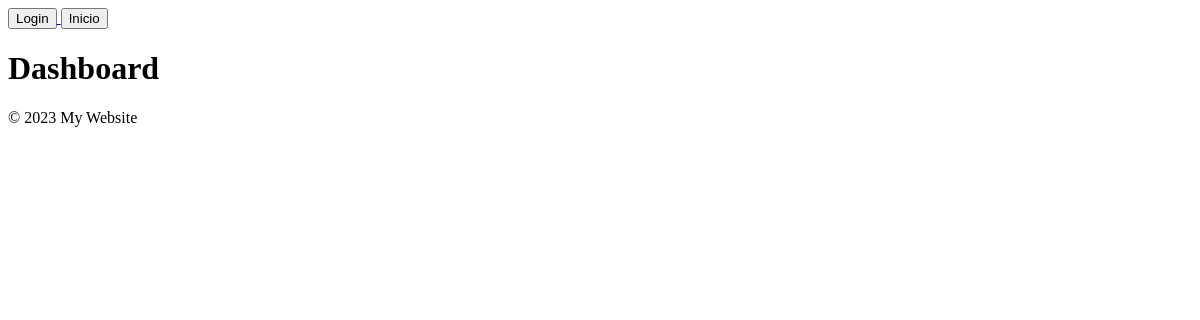
The app's page /, older data.
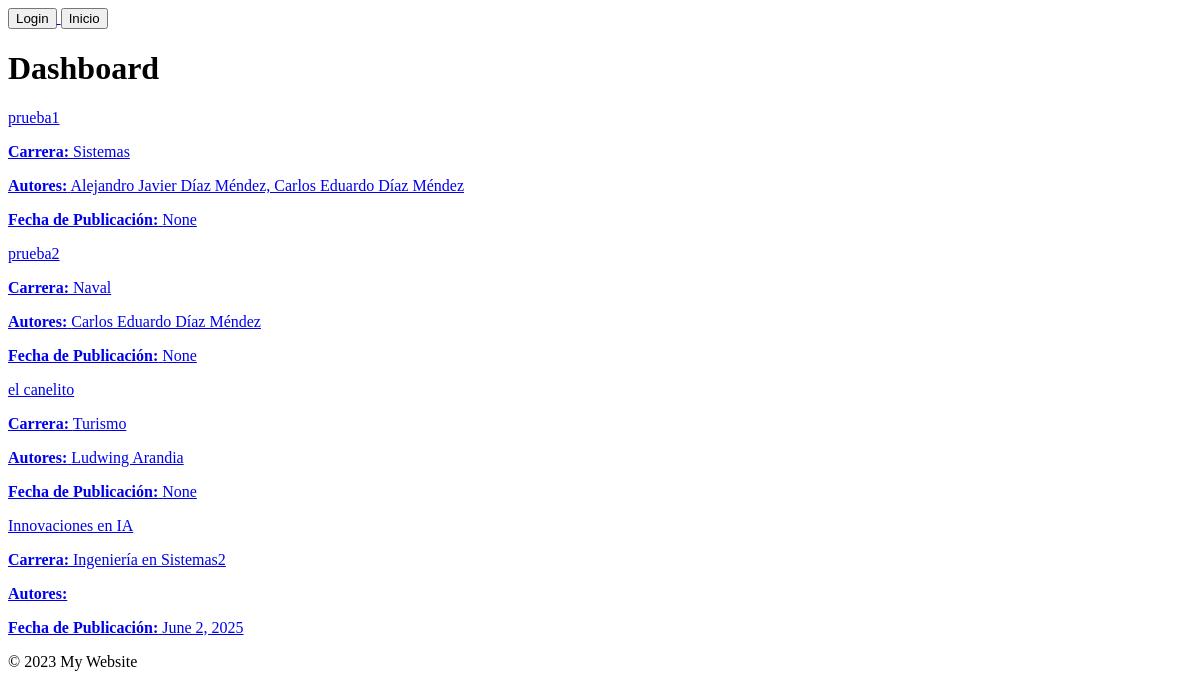
The same page, newer data.
### core/models.py (models this page shows)
class Tesis(models.Model):
    resumen = models.CharField(max_length=1000)
    titulo = models.CharField(max_length=100)
    fecha_publicacion = models.DateField(auto_now_add=True)
    numero_paginas = models.IntegerField()
    periodo_academico = models.ForeignKey(
        Periodos,
        on_delete=models.CASCADE,
    )
    carrera = models.ForeignKey(
        Carreras,
        on_delete=models.CASCADE,
    )
    documento = models.FileField(upload_to='thesis/')
    estado = models.BooleanField(default=True)

class Carreras(models.Model):
    nombre = models.CharField(max_length=25)

### core/views.py (the view)
# urls.py: path('', views.dashboard, name="dashboard"),
def dashboard(request):
    ultima_tesis_por_carrera = ultima_tesis_carreras.obtener_ultimas_tesis_por_carrera()
    return render(request, 'core/dashboard.html', {'ultima_tesis_carrera': ultima_tesis_por_carrera})

### core/utils/ultima_tesis_carreras.py (called while the page is built)
def obtener_ultimas_tesis_por_carrera():
    carreras = Carreras.objects.all()
    resultados = []
    for carrera in carreras:
        ultima_tesis = Tesis.objects.filter(carrera=carrera).order_by('-fecha_publicacion').first()
        if ultima_tesis:
            autores = TesisAutores.objects.filter(tesis=ultima_tesis).select_related('autor')
            autores_nombres = [f"{autor.autor.nombres} {autor.autor.apellidos}" for autor in autores]
            resultados.append({
                'id_tesis': ultima_tesis.id,
                'titulo': ultima_tesis.titulo,
                'carrera': carrera.nombre,
                'autores': ', '.join(autores_nombres),
                'fecha_publicacion': ultima_tesis.fecha_publicacion,
            })
    return resultados

### core/templates/core/dashboard.html (shortened to what this page needs)
{% extends 'core/layouts/navbar.html' %}
{% block main %}
{% load static %}
    <h1>Dashboard</h1>
    {% for tesis in ultima_tesis_carrera %}
        <div>
            {% if tesis.id_tesis %}
            <a href="{% url 'tesis_detail' tesis.id_tesis %}">{{ tesis.titulo }}
            <p><strong>Carrera:</strong> {{tesis.carrera}}</p>
            <p><strong>Autores:</strong> {{ tesis.autores }}</p>
            <p><strong>Fecha de Publicación:</strong> {{ tesis.fecha_publicacion }}</p>
            </a>
            {% endif %}
        </div>
    {% endfor %}
{% endblock main %}

### core/templates/core/layouts/navbar.html
{% extends 'core/layouts/footer.html' %}
{% block navbar %}
{% load static %}
<nav>
    {% if user.is_authenticated %}
    <a href="{% url 'logout' %}">
        <button>
            Logout
        </button>
    </a>
    {% else %}
    <a href="{% url 'login' %}">
        <button>
            Login
        </button>
    </a>
    <a href="{% url 'dashboard' %}">
        <button>
            Inicio
        </button>
    </a>
    {% endif %}
</nav>
    {% block main %}
    {% endblock main %}
{% endblock navbar %}

### core/templates/core/layouts/footer.html
{% extends 'core/layouts/base.html' %}
{% block footer %}
{% load static %}
{% block navbar %}
{% endblock navbar %}
<footer>
    <p>&copy; 2023 My Website</p>
</footer>
{% endblock footer %}

### core/templates/core/layouts/base.html (shortened to what this page needs)
{% load static %}
<!DOCTYPE html>
<html lang="en">
<head>
</head>
<body>
{% block footer %}
{% endblock footer %}
</body>
</html>

Row changes from the older to the newer data that the page shows:
added Tesis: titulo "prueba1"
added Carreras: carrera "Sistemas"
added Tesis: titulo "prueba2"
added Carreras: carrera "Naval"
added Tesis: titulo "el canelito"
added Carreras: carrera "Turismo"
added Tesis: titulo "Innovaciones en IA", fecha_publicacion "June 2, 2025"
added Carreras: carrera "Ingeniería en Sistemas2"
Text that changed along with them:
new list line: "Carrera: Autores: Alejandro Javier Díaz Méndez, Carlos Eduardo Díaz Méndez Fecha de Publicación: None"
new list line: "Carrera: Autores: Carlos Eduardo Díaz Méndez Fecha de Publicación: None"
new list line: "Carrera: Autores: Ludwing Arandia Fecha de Publicación: None"
new list line: "Carrera: Autores: Fecha de Publicación:"
